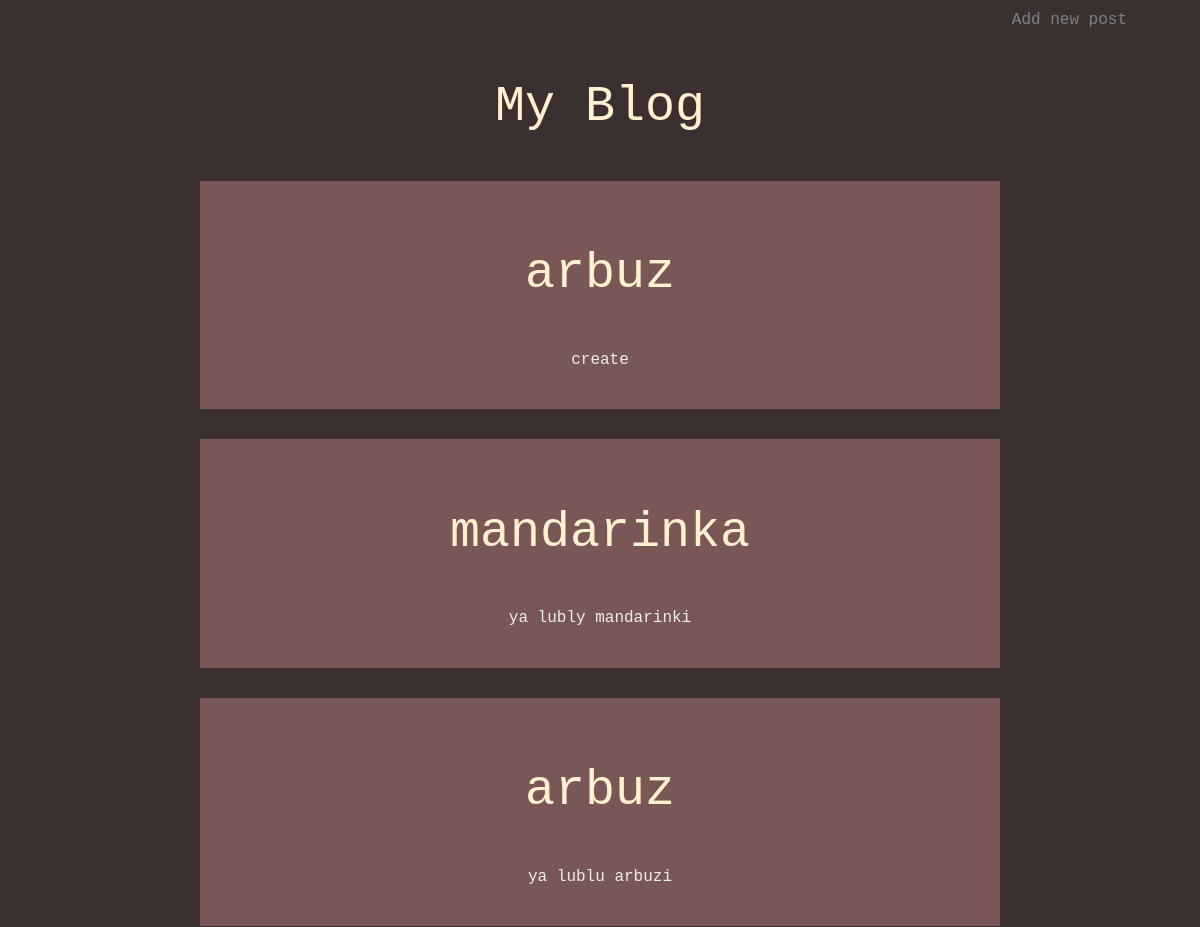
The app's page / (upper part), older data.
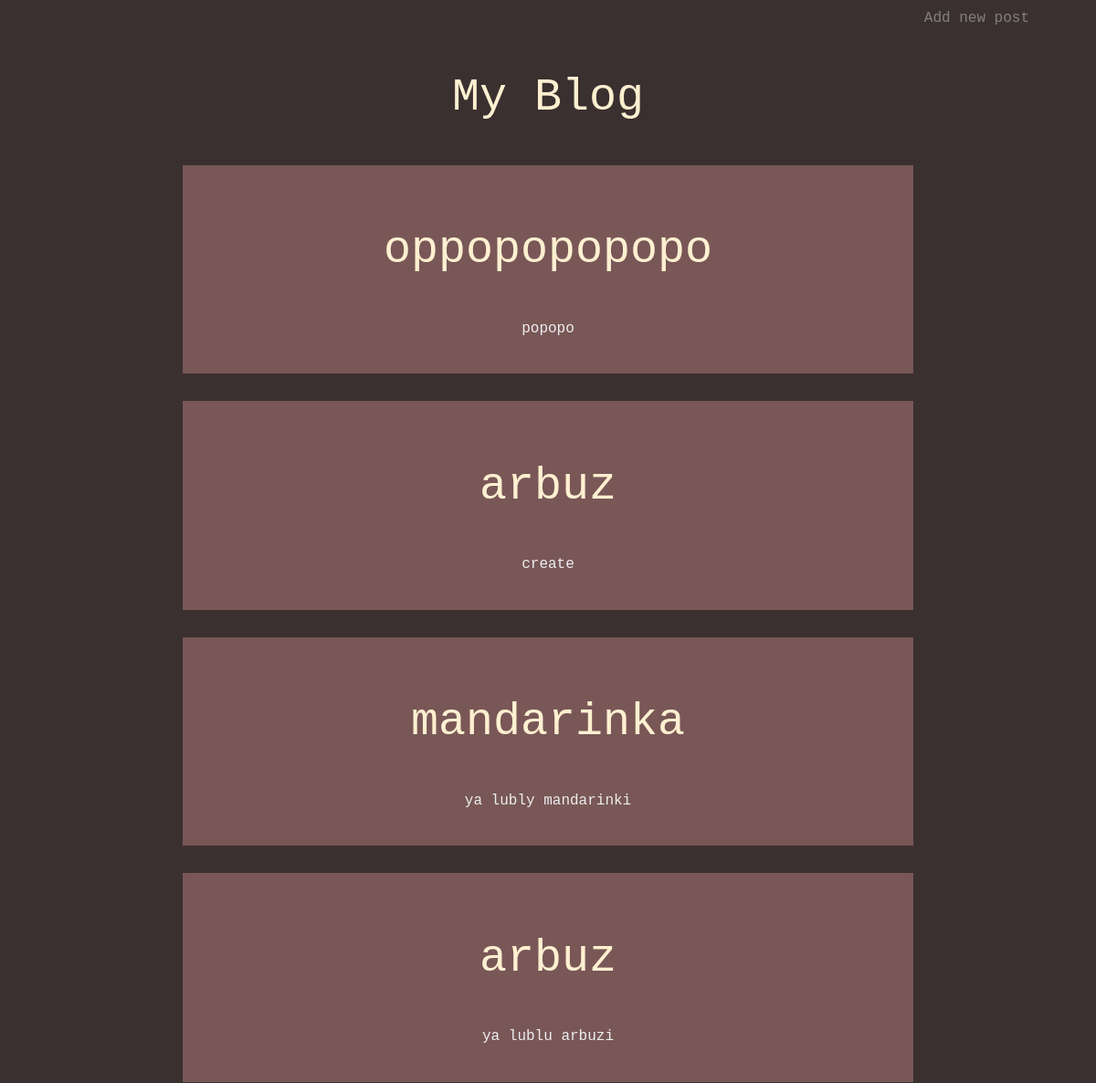
The same page, newer data.
### tables this page shows
CREATE TABLE post(
	id INTEGER PRIMARY key AUTOINCREMENT,
	title text not null,
  	content text
);

### posts.py (the view)
@app.route("/")
def index():
    cursor.execute('SELECT * from post')
    result = cursor.fetchall()
    posts = []
    for post in reversed(result):
        posts.append(
            {'id':post[0],'title':post[1],'content': post[2]}
        )
    context = {'posts': posts}
    return render_template('blog.html', **context)

### posts.py (called while the page is built)
@app.teardown_appcontext
def close_connection (exception):
    close_db()

### templates/blog.html (shortened to what this page needs)
<!DOCTYPE html>
<html lang="en">
<head>
    <link rel="stylesheet" href="/static/style.css">
</head>
<body>
<div class="buttons">
    <a href="/add/" class="btn">Add new post</a>
</div>
<h1>My Blog</h1>
<div class="blog">
    {% for post in posts %}
        <div class="card">
            <h1><a href="">{{post.title}}</a></h1>
            <p>{{post.content}}</p>
        </div>
    {% endfor %}
</div>
</body>
</html>

### static/style.css (style rules this page uses)
body { font-family: 'Courier New', monospace; background-color: #3B3030; color: #eee; line-height: 1.6; }
.blog { margin: auto; max-width: 800px; }
h1 { font-size: 50px; font-weight: 300; color: #FFF0D1; text-align: center; }
.card { padding: 20px; margin-bottom: 30px; background-color: #795757; text-align: center; }
a { text-decoration: none; color: #FFF0D1; }
.buttons { text-align:right; margin-right:50px; }
.btn { color:gray; text-decoration:none; margin-right:15px; }

Row changes from the older to the newer data that the page shows:
added post: title "oppopopopopo", content "popopo"
